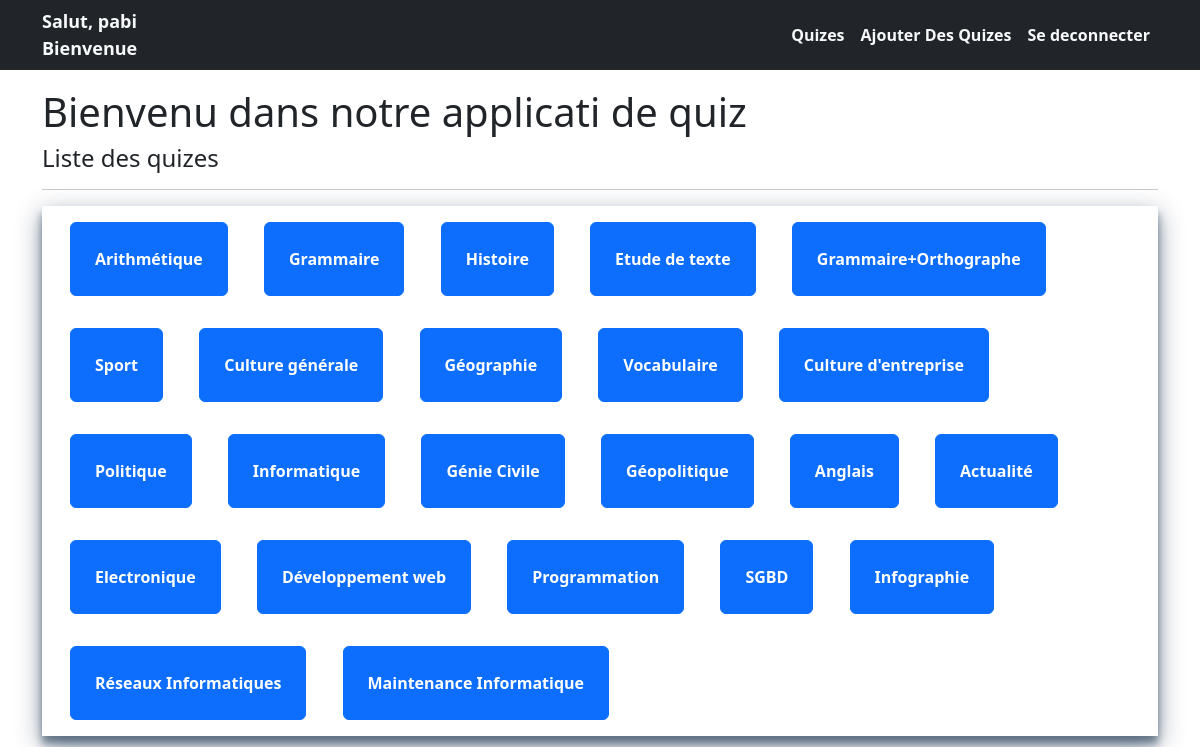
Screenshot of / (signed in) with the database file from the repository.
### comptes/models.py (models this page shows)
class Client(AbstractUser):
    pass

### monquiz/models.py (models this page shows, shortened)
class Quiz(models.Model):
    nom = models.CharField(max_length=120)
    topic = models.CharField(max_length=120)
    nombre_de_questions = models.IntegerField()
    temps = models.IntegerField(help_text="durée du quiz en minutes")
    score_requi_pour_passer = models.IntegerField(help_text="Score en %")
    difficulte = models.CharField(max_length=13, choices=DIFF_CHOICES)
    class Meta:
        verbose_name_plural = 'Quizes'

### monquiz/views.py (the view)
# urls.py: path('', views.QuizListView.as_view(), name="quizlistview"),
class QuizListView(ListView):
    model = Quiz
    template_name = 'monquiz/listes_des_quiz.html'

### monquiz/templates/monquiz/listes_des_quiz.html (shortened to what this page needs)
{% extends 'monquiz/base.html' %} {% block title%} Accueil{%endblock title %}
{%load static %}  {% block content%}
<h1>Bienvenu dans notre applicati de quiz</h1>
<h4>Liste des quizes</h4>
<hr />
<div class="container monfond">
  {% for obj in object_list %}
  <button
    class="modal-button btn btn-primary fw-bold p-4 m-3"
    href=""
    role="button"
    data-target="#modal"
    data-toggle="modal"
    data-pk="{{obj.pk}}"
    data-quiz="{{obj.nom}}"
    data-questions="{{obj.nombre_de_questions}}"
    data-difficulte="{{obj.difficulte}}"
    data-temps="{{obj.temps}}"
    data-score="{{obj.score_requi_pour_passer}}"
  >
    {{obj.nom}}
  </button>
  {% endfor %} {%endblock %}

### monquiz/templates/monquiz/navbar.html (shortened to what this page needs)
{% load static %}
<header>
<nav class="navbar navbar-expand-md bg-dark navbar-dark fixed-top  fw-bold">
<div class="container">
  <div class="row">
    <div class="col-lg-12 col-md-12">
      <span class="greet greet text-light">Salut, {{request.user}}</span>
    </div>
    {% if user.is_authenticated %}
    <div class="col-lg-6 col-md-12">
      <span ><a  class="greet text-light nav-link" href="">Bienvenue</a></span>
    </div>
    {% endif %}
  </div>
  <div class="collapse navbar-collapse justify-content-end" id="navbarNav">
  <ul class="navbar-nav">
    <li class="nav-item active"><a class="nav-link text-light" href="{% url 'monquiz:quizlistview' %}">Quizes</a> </li>
    {% if request.user.is_staff %}
    <li class="nav-item active"><a class="nav-link text-light" href="admin">Ajouter Des Quizes</a></li>
    {% endif %}
    {% if user.is_authenticated %}
    <li>
      <a class="nav-link text-light" href="{% url 'deconnexion' %}">Se deconnecter</a>
    </li>
    {% else %}
    <li>
      <a class="nav-link text-light" href="{% url 'connexion' %}">Se connecter</a>
    </li>
    {%endif%}
  </ul>
</div>
  </div>
</nav>
</header>
<br><br>

### monquiz/static/monquiz/style.css (style rules this page uses)
.monfond { box-shadow: 0 8px 24px rgba(0, 32, 63, 0.45), 0 8px 8px rgba(0, 32, 63, 0.45); }

### monquiz/static/monquiz/navbar.css (style rules this page uses)
.greet { font-size: 18px; color: #fff; }

### rows the page displays
Client: user "pabi"
Quiz: nom "Arithmétique"
Quiz: nom "Grammaire"
Quiz: nom "Histoire"
Quiz: nom "Etude de texte"
Quiz: nom "Grammaire+Orthographe"
Quiz: nom "Sport"
Quiz: nom "Culture générale"
Quiz: nom "Géographie"
Quiz: nom "Vocabulaire"
Quiz: nom "Culture d'entreprise"
Quiz: nom "Politique"
Quiz: nom "Informatique"
Quiz: nom "Génie Civile"
Quiz: nom "Géopolitique"
Quiz: nom "Anglais"
Quiz: nom "Actualité"
Quiz: nom "Electronique"
Quiz: nom "Développement web"
Quiz: nom "Programmation"
Quiz: nom "SGBD"
Quiz: nom "Infographie"
Quiz: nom "Réseaux Informatiques"
Quiz: nom "Maintenance Informatique"
